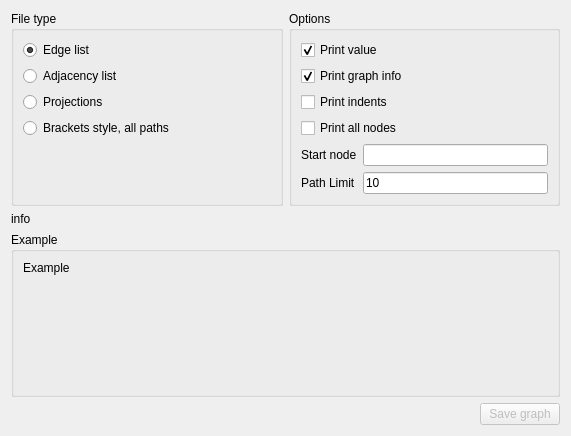
<?xml version="1.0" encoding="UTF-8"?>
<ui version="4.0">
 <class>SaveGraphForm</class>
 <widget class="QWidget" name="SaveGraphForm">
  <property name="geometry">
   <rect>
    <x>0</x>
    <y>0</y>
    <width>571</width>
    <height>436</height>
   </rect>
  </property>
  <property name="windowTitle">
   <string>Save graph</string>
  </property>
  <layout class="QVBoxLayout" name="verticalLayout">
   <item>
    <layout class="QHBoxLayout" name="horizontalLayout">
     <item>
      <widget class="QGroupBox" name="typeGroupBox">
       <property name="sizePolicy">
        <sizepolicy hsizetype="Preferred" vsizetype="Preferred">
         <horstretch>0</horstretch>
         <verstretch>0</verstretch>
        </sizepolicy>
       </property>
       <property name="title">
        <string>File type</string>
       </property>
       <layout class="QVBoxLayout" name="verticalLayout_2">
        <item>
         <widget class="QRadioButton" name="nodeNodeValueRadio">
          <property name="text">
           <string>Edge list</string>
          </property>
          <property name="checked">
           <bool>true</bool>
          </property>
         </widget>
        </item>
        <item>
         <widget class="QRadioButton" name="bracketsFlatRadio">
          <property name="text">
           <string>Adjacency list</string>
          </property>
         </widget>
        </item>
        <item>
         <widget class="QRadioButton" name="projectionRadio">
          <property name="text">
           <string>Projections</string>
          </property>
         </widget>
        </item>
        <item>
         <widget class="QRadioButton" name="bracketsNestedRadio">
          <property name="text">
           <string>Brackets style, all paths</string>
          </property>
         </widget>
        </item>
        <item>
         <spacer name="verticalSpacer_2">
          <property name="orientation">
           <enum>Qt::Vertical</enum>
          </property>
          <property name="sizeHint" stdset="0">
           <size>
            <width>20</width>
            <height>1</height>
           </size>
          </property>
         </spacer>
        </item>
       </layout>
      </widget>
     </item>
     <item>
      <widget class="QGroupBox" name="groupBox">
       <property name="sizePolicy">
        <sizepolicy hsizetype="Preferred" vsizetype="Preferred">
         <horstretch>0</horstretch>
         <verstretch>0</verstretch>
        </sizepolicy>
       </property>
       <property name="title">
        <string>Options</string>
       </property>
       <layout class="QVBoxLayout" name="verticalLayout_3">
        <item>
         <widget class="QCheckBox" name="printValueCheck">
          <property name="toolTip">
           <string>&lt;html&gt;&lt;head/&gt;&lt;body&gt;

Print value used to print value for each edge. &lt;br&gt;
It useful if graph has different weight volumes. &lt;br&gt;
It useful turned off if graph has one weight.&lt;br&gt;
&lt;table&gt;
&lt;tr&gt;
&lt;td&gt;
If turned on:&lt;br&gt;
1 2 5&lt;br&gt;
1 3 1&lt;br&gt;
2 3 2&lt;br&gt;
or 1(2[5] 3[7] 4[9])
&lt;/td&gt;
&lt;td&gt;
If turned off:&lt;br&gt;
1 2&lt;br&gt;
1 3&lt;br&gt;
2 3&lt;br&gt;
or 1(2 3 4)&lt;br&gt;
&lt;/td&gt;
&lt;/tr&gt;
&lt;/table&gt;
&lt;/body&gt;&lt;/html&gt;</string>
          </property>
          <property name="text">
           <string>Print value</string>
          </property>
          <property name="checked">
           <bool>true</bool>
          </property>
         </widget>
        </item>
        <item>
         <widget class="QCheckBox" name="printInfoCheck">
          <property name="toolTip">
           <string>&lt;html&gt;&lt;head/&gt;&lt;body&gt;&lt;p&gt;Prints graph additional information. &lt;/p&gt;&lt;p&gt;For example: &lt;br/&gt;name of generated type (hypercube torus); &lt;br/&gt;parameters, used by generator (dimention, big raidus, small radius);&lt;br/&gt;basic weight of all edges;&lt;/p&gt;&lt;p&gt;Example in file:&lt;/p&gt;&lt;p&gt;{TYPE=HYPERCUBE}&lt;br/&gt;{DIMENTION=6}&lt;br/&gt;{WEIGHT=1}&lt;/p&gt;&lt;/body&gt;&lt;/html&gt;</string>
          </property>
          <property name="text">
           <string>Print graph info</string>
          </property>
          <property name="checked">
           <bool>true</bool>
          </property>
         </widget>
        </item>
        <item>
         <widget class="QCheckBox" name="printIndentsCheck">
          <property name="toolTip">
           <string>&lt;html&gt;&lt;head/&gt;&lt;body&gt;
&lt;p&gt;Print indents for more readable data. Used in bracket style.&lt;br/&gt;
Each new nesting increase indent lewel.&lt;/p&gt;
&lt;p&gt;
Example:
&lt;table&gt;
&lt;tr&gt;
&lt;td&gt;
Turned off:&lt;br&gt;
1(2(3(4 5) 7))
&lt;/td&gt;
&lt;td&gt;
Turned on:&lt;br&gt;
1(&lt;br&gt;
&amp;middot; &amp;middot; 2(&lt;br&gt;
&amp;middot; &amp;middot; &amp;middot; &amp;middot; 3(&lt;br&gt;
&amp;middot; &amp;middot; &amp;middot; &amp;middot; &amp;middot; &amp;middot; 4&lt;br&gt; 
&amp;middot; &amp;middot; &amp;middot; &amp;middot; &amp;middot; &amp;middot; 5&lt;br&gt;
&amp;middot; &amp;middot; &amp;middot; &amp;middot; ) &lt;br&gt;
&amp;middot; &amp;middot; &amp;middot; &amp;middot; 7&lt;br&gt;
&amp;middot; &amp;middot; )&lt;br&gt;
)
&lt;/td&gt;
&lt;/tr&gt;
&lt;/table&gt;&lt;/p&gt;&lt;/body&gt;&lt;/html&gt;</string>
          </property>
          <property name="text">
           <string>Print indents</string>
          </property>
         </widget>
        </item>
        <item>
         <widget class="QCheckBox" name="printAllNodesCheck">
          <property name="text">
           <string>Print all nodes</string>
          </property>
         </widget>
        </item>
        <item>
         <layout class="QFormLayout" name="formLayout">
          <item row="0" column="0">
           <widget class="QLabel" name="label">
            <property name="text">
             <string>Start node</string>
            </property>
           </widget>
          </item>
          <item row="0" column="1">
           <widget class="QLineEdit" name="startNodeLineEdit">
            <property name="sizePolicy">
             <sizepolicy hsizetype="Minimum" vsizetype="Fixed">
              <horstretch>0</horstretch>
              <verstretch>0</verstretch>
             </sizepolicy>
            </property>
            <property name="toolTip">
             <string>Node id for start writing bracket style paths.</string>
            </property>
            <property name="text">
             <string notr="true"/>
            </property>
            <property name="maxLength">
             <number>10</number>
            </property>
           </widget>
          </item>
          <item row="1" column="0">
           <widget class="QLabel" name="label_2">
            <property name="text">
             <string>Path Limit</string>
            </property>
           </widget>
          </item>
          <item row="1" column="1">
           <widget class="QLineEdit" name="pathLimitLineEdit">
            <property name="sizePolicy">
             <sizepolicy hsizetype="Minimum" vsizetype="Fixed">
              <horstretch>0</horstretch>
              <verstretch>0</verstretch>
             </sizepolicy>
            </property>
            <property name="toolTip">
             <string>&lt;html&gt;&lt;head/&gt;&lt;body&gt;&lt;p&gt;Path limit. It's nesting level limiter. &lt;/p&gt;&lt;p&gt;Useful if need crop graph or give some graph part that accessible in not more than &amp;quot;path limit&amp;quot; edges.&lt;/p&gt;&lt;/body&gt;&lt;/html&gt;</string>
            </property>
            <property name="text">
             <string notr="true">10</string>
            </property>
            <property name="maxLength">
             <number>10</number>
            </property>
           </widget>
          </item>
         </layout>
        </item>
        <item>
         <spacer name="verticalSpacer_3">
          <property name="orientation">
           <enum>Qt::Vertical</enum>
          </property>
          <property name="sizeHint" stdset="0">
           <size>
            <width>20</width>
            <height>0</height>
           </size>
          </property>
         </spacer>
        </item>
       </layout>
      </widget>
     </item>
    </layout>
   </item>
   <item>
    <widget class="QLabel" name="infoLabel">
     <property name="text">
      <string notr="true">info</string>
     </property>
     <property name="alignment">
      <set>Qt::AlignLeading|Qt::AlignLeft|Qt::AlignTop</set>
     </property>
     <property name="wordWrap">
      <bool>true</bool>
     </property>
    </widget>
   </item>
   <item>
    <widget class="QGroupBox" name="groupBox_2">
     <property name="title">
      <string>Example</string>
     </property>
     <layout class="QVBoxLayout" name="verticalLayout_4">
      <item>
       <widget class="QLabel" name="exampleLabel">
        <property name="sizePolicy">
         <sizepolicy hsizetype="Preferred" vsizetype="MinimumExpanding">
          <horstretch>0</horstretch>
          <verstretch>0</verstretch>
         </sizepolicy>
        </property>
        <property name="minimumSize">
         <size>
          <width>0</width>
          <height>100</height>
         </size>
        </property>
        <property name="text">
         <string notr="true">Example</string>
        </property>
        <property name="alignment">
         <set>Qt::AlignLeading|Qt::AlignLeft|Qt::AlignTop</set>
        </property>
       </widget>
      </item>
     </layout>
    </widget>
   </item>
   <item>
    <layout class="QHBoxLayout" name="horizontalLayout_2" stretch="1,0">
     <item>
      <spacer name="horizontalSpacer">
       <property name="orientation">
        <enum>Qt::Horizontal</enum>
       </property>
       <property name="sizeHint" stdset="0">
        <size>
         <width>40</width>
         <height>20</height>
        </size>
       </property>
      </spacer>
     </item>
     <item>
      <widget class="QPushButton" name="graphSaveButton">
       <property name="enabled">
        <bool>false</bool>
       </property>
       <property name="focusPolicy">
        <enum>Qt::TabFocus</enum>
       </property>
       <property name="text">
        <string>Save graph</string>
       </property>
       <property name="autoDefault">
        <bool>true</bool>
       </property>
      </widget>
     </item>
    </layout>
   </item>
  </layout>
 </widget>
 <resources/>
 <connections/>
</ui>
